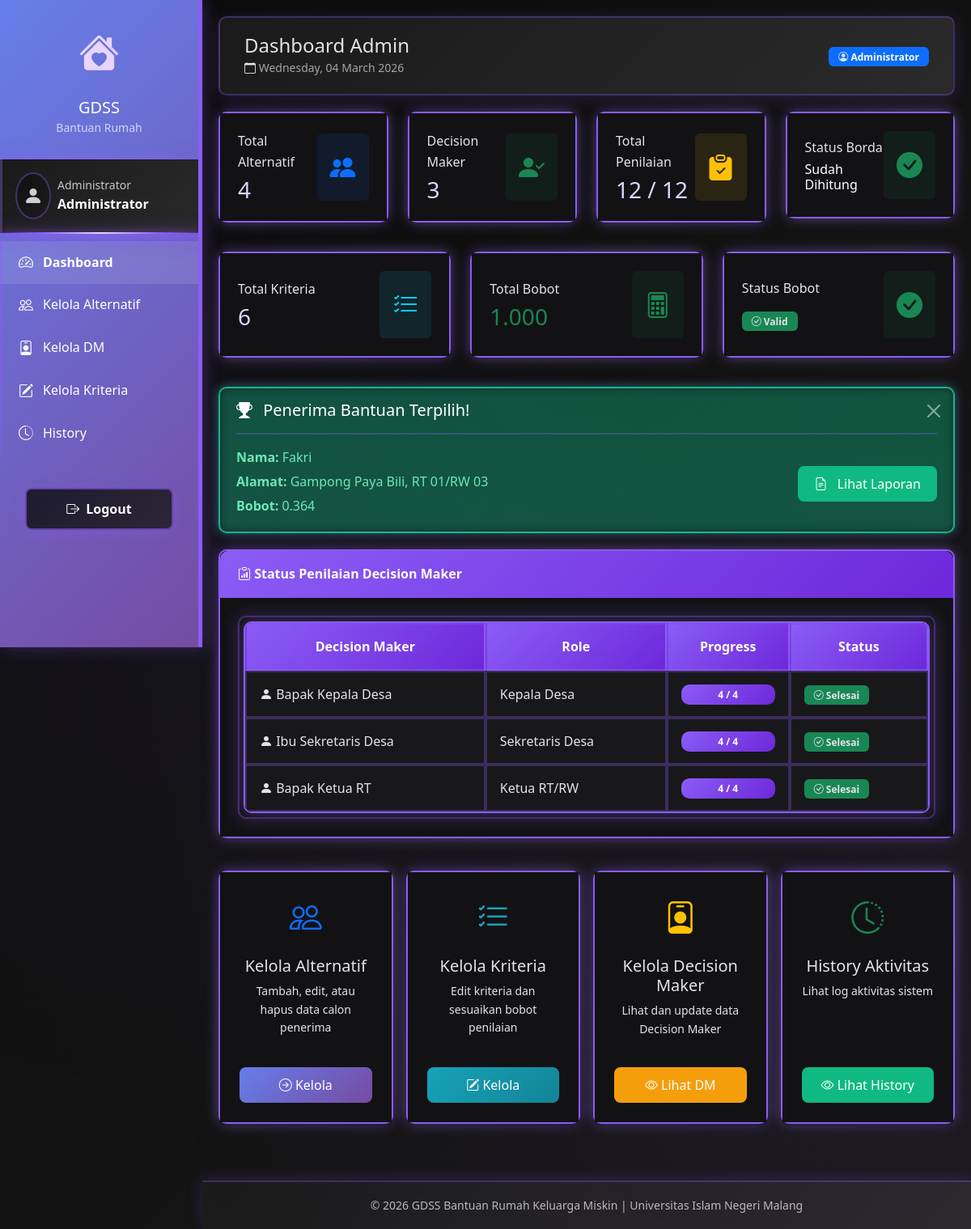
Page /admin/dashboard.php (signed in) on the committed database.
### tables this page shows
CREATE TABLE `hasil_borda` (
  `id` int NOT NULL,
  `alternatif_id` int NOT NULL,
  `rank_dm1` int DEFAULT NULL COMMENT 'Ranking dari Kepala Desa',
  `rank_dm2` int DEFAULT NULL COMMENT 'Ranking dari Sekretaris',
  `rank_dm3` int DEFAULT NULL COMMENT 'Ranking dari Ketua RT',
  `skor_dm1` decimal(10,8) DEFAULT NULL COMMENT 'Skor TOPSIS dari Kepala Desa',
  `skor_dm2` decimal(10,8) DEFAULT NULL COMMENT 'Skor TOPSIS dari Sekretaris',
  `skor_dm3` decimal(10,8) DEFAULT NULL COMMENT 'Skor TOPSIS dari Ketua RT',
  `total_poin` decimal(12,8) NOT NULL COMMENT 'Total Poin Weighted Borda',
  `bobot` decimal(10,8) NOT NULL COMMENT 'Nilai Borda (Normalisasi)',
  `ranking_final` int NOT NULL COMMENT 'Ranking Final Konsensus',
  `tanggal_konsensus` timestamp NULL DEFAULT CURRENT_TIMESTAMP
);

CREATE TABLE `alternatif` (
  `id` int NOT NULL,
  `kode` varchar(10) NOT NULL,
  `nama` varchar(100) NOT NULL,
  `alamat` text,
  `no_kk` varchar(20) DEFAULT NULL,
  `no_ktp` varchar(20) DEFAULT NULL,
  `keterangan` text,
  `created_at` timestamp NULL DEFAULT CURRENT_TIMESTAMP
);

### config/database.php (called while the page is built, shortened)
<?php
$conn = mysqli_connect(DB_HOST, DB_USER, DB_PASS, DB_NAME);
mysqli_set_charset($conn, "utf8");
function query($sql) {
    global $conn;
    $result = mysqli_query($conn, $sql);
    return $result;
}
function fetch($sql) {
    $result = query($sql);
    return mysqli_fetch_assoc($result);
}
function fetchAll($sql) {
    $result = query($sql);
    $rows = [];
    while ($row = mysqli_fetch_assoc($result)) {
        $rows[] = $row;
    }
    return $rows;
}
?>

### functions/borda.php (called while the page is built, shortened)
<?php
require_once __DIR__ . '/../config/database.php';
function cekHasilBordaAda() {
    $cek = fetch("SELECT COUNT(*) as total FROM hasil_borda");
    return $cek['total'] > 0;
}
function getPemenang() {
    return fetch("SELECT hb.*, a.kode, a.nama, a.alamat, a.no_kk, a.keterangan
                  FROM hasil_borda hb
                  JOIN alternatif a ON hb.alternatif_id = a.id
                  WHERE hb.ranking_final = 1");
}
?>

### functions/auth.php (called while the page is built, shortened)
<?php
require_once __DIR__ . '/../config/database.php';
function getRoleDisplay($role) {
    $roles = [
        'admin' => 'Administrator',
        'kepala_desa' => 'Kepala Desa',
        'sekretaris' => 'Sekretaris Desa',
        'ketua_rt' => 'Ketua RT/RW'
    ];
    return $roles[$role] ?? $role;
}
?>

### admin/dashboard.php (the view, shortened to what this page needs)
<?php
require_once '../includes/header.php';
require_once '../functions/borda.php';
$totalAlternatif = fetch("SELECT COUNT(*) as total FROM alternatif")['total'];
$totalDM = fetch("SELECT COUNT(*) as total FROM users WHERE role != 'admin'")['total'];
$totalPenilaian = fetch("SELECT COUNT(*) as total FROM penilaian")['total'];
$totalPenilaianLengkap = $totalAlternatif * $totalDM;
$totalKriteria = fetch("SELECT COUNT(*) as total FROM kriteria")['total'];
$totalBobot = fetch("SELECT SUM(bobot) as total FROM kriteria")['total'];
$bobotValid = abs($totalBobot - 1) < 0.01;
$statusPenilaian = fetchAll("SELECT u.nama, u.role,
                             COUNT(p.id) as jumlah_penilaian,
                             $totalAlternatif as total_alternatif,
                             CASE
                                WHEN COUNT(p.id) = $totalAlternatif THEN 'Selesai'
                                ELSE 'Belum Selesai'
                             END as status
                             FROM users u
                             LEFT JOIN penilaian p ON u.id = p.user_id
                             WHERE u.role != 'admin'
                             GROUP BY u.id");
$hasilBordaAda = cekHasilBordaAda();
$pemenang = $hasilBordaAda ? getPemenang() : null;
?>
<div class="row">
    <div class="col-md-3">
        <div class="card stat-card">
            <div class="card-body">
                <div class="d-flex justify-content-between align-items-center">
                    <div>
                        <p class="text-muted mb-1">Total Alternatif</p>
                        <h3 class="mb-0"><?= $totalAlternatif ?></h3>
                    </div>
                    <div class="bg-primary bg-opacity-10 p-3 rounded">
                        <i class="bi bi-people-fill fs-2 text-primary"></i>
                    </div>
                </div>
            </div>
        </div>
    </div>
    <div class="col-md-3">
        <div class="card stat-card success">
            <div class="card-body">
                <div class="d-flex justify-content-between align-items-center">
                    <div>
                        <p class="text-muted mb-1">Decision Maker</p>
                        <h3 class="mb-0"><?= $totalDM ?></h3>
                    </div>
                    <div class="bg-success bg-opacity-10 p-3 rounded">
                        <i class="bi bi-person-check-fill fs-2 text-success"></i>
                    </div>
                </div>
            </div>
        </div>
    </div>
    <div class="col-md-3">
        <div class="card stat-card warning">
            <div class="card-body">
                <div class="d-flex justify-content-between align-items-center">
                    <div>
                        <p class="text-muted mb-1">Total Penilaian</p>
                        <h3 class="mb-0"><?= $totalPenilaian ?> / <?= $totalPenilaianLengkap ?></h3>
                    </div>
                    <div class="bg-warning bg-opacity-10 p-3 rounded">
                        <i class="bi bi-clipboard-check-fill fs-2 text-warning"></i>
                    </div>
                </div>
            </div>
        </div>
    </div>
    <div class="col-md-3">
        <div class="card stat-card <?= $hasilBordaAda ? 'success' : 'danger' ?>">
            <div class="card-body">
                <div class="d-flex justify-content-between align-items-center">
                    <div>
                        <p class="text-muted mb-1">Status Borda</p>
                        <h6 class="mb-0">
                            <?= $hasilBordaAda ? 'Sudah Dihitung' : 'Belum Dihitung' ?>
                        </h6>
                    </div>
                    <div class="bg-<?= $hasilBordaAda ? 'success' : 'danger' ?> bg-opacity-10 p-3 rounded">
                        <i class="bi bi-<?= $hasilBordaAda ? 'check-circle' : 'x-circle' ?>-fill fs-2 text-<?= $hasilBordaAda ? 'success' : 'danger' ?>"></i>
                    </div>
                </div>
            </div>
        </div>
    </div>
</div>
<div class="row mt-3">
    <div class="col-md-4">
        <div class="card stat-card">
            <div class="card-body">
                <div class="d-flex justify-content-between align-items-center">
                    <div>
                        <p class="text-muted mb-1">Total Kriteria</p>
                        <h3 class="mb-0"><?= $totalKriteria ?></h3>
                    </div>
                    <div class="bg-info bg-opacity-10 p-3 rounded">
                        <i class="bi bi-list-check fs-2 text-info"></i>
                    </div>
                </div>
            </div>
        </div>
    </div>
    <div class="col-md-4">
        <div class="card stat-card">
            <div class="card-body">
                <div class="d-flex justify-content-between align-items-center">
                    <div>
                        <p class="text-muted mb-1">Total Bobot</p>
                        <h3 class="mb-0 <?= $bobotValid ? 'text-success' : 'text-danger' ?>">
                            <?= number_format($totalBobot, 3) ?>
                        </h3>
                    </div>
                    <div class="bg-<?= $bobotValid ? 'success' : 'warning' ?> bg-opacity-10 p-3 rounded">
                        <i class="bi bi-calculator fs-2 text-<?= $bobotValid ? 'success' : 'warning' ?>"></i>
                    </div>
                </div>
            </div>
        </div>
    </div>
    <div class="col-md-4">
        <div class="card stat-card">
            <div class="card-body">
                <div class="d-flex justify-content-between align-items-center">
                    <div>
                        <p class="text-muted mb-1">Status Bobot</p>
                        <h3 class="mb-0">
                            <?php if ($bobotValid): ?>
                                <span class="badge bg-success"><i class="bi bi-check-circle"></i> Valid</span>
                            <?php else: ?>
                                <span class="badge bg-danger"><i class="bi bi-x-circle"></i> Invalid</span>
                            <?php endif; ?>
                        </h3>
                    </div>
                    <div class="bg-<?= $bobotValid ? 'success' : 'danger' ?> bg-opacity-10 p-3 rounded">
                        <i class="bi bi-<?= $bobotValid ? 'check' : 'exclamation' ?>-circle-fill fs-2 text-<?= $bobotValid ? 'success' : 'danger' ?>"></i>
                    </div>
                </div>
            </div>
        </div>
    </div>
</div>
<?php if ($pemenang): ?>
<div class="alert alert-success alert-dismissible fade show mt-3" role="alert">
    <h5 class="alert-heading">
        <i class="bi bi-trophy-fill"></i> Penerima Bantuan Terpilih!
    </h5>
    <hr>
    <div class="row align-items-center">
        <div class="col-md-8">
            <p class="mb-1"><strong>Nama:</strong> <?= $pemenang['nama'] ?></p>
            <p class="mb-1"><strong>Alamat:</strong> <?= $pemenang['alamat'] ?></p>
            <p class="mb-1"><strong>Bobot:</strong> <?= number_format($pemenang['bobot'], 3) ?></p>
        </div>
        <div class="col-md-4 text-end">
            <a href="laporan.php" class="btn btn-success">
                <i class="bi bi-file-earmark-text"></i> Lihat Laporan
            </a>
        </div>
    </div>
    <button type="button" class="btn-close" data-bs-dismiss="alert"></button>
</div>
<?php endif; ?>
<div class="card mt-3">
    <div class="card-header">
        <i class="bi bi-clipboard-data"></i> Status Penilaian Decision Maker
    </div>
    <div class="card-body">
        <div class="table-responsive">
            <table class="table table-hover">
                <thead>
                    <tr>
                        <th>Decision Maker</th>
                        <th>Role</th>
                        <th>Progress</th>
                        <th>Status</th>
                    </tr>
                </thead>
                <tbody>
                    <?php foreach ($statusPenilaian as $dm): ?>
                    <tr>
                        <td>
                            <i class="bi bi-person-fill"></i> <?= $dm['nama'] ?>
                        </td>
                        <td><?= getRoleDisplay($dm['role']) ?></td>
                        <td>
                            <div class="progress" style="height: 25px;">
                                <?php
                                $persentase = ($dm['jumlah_penilaian'] / $dm['total_alternatif']) * 100;
                                ?>
                                <div class="progress-bar" role="progressbar"
                                     style="width: <?= $persentase ?>%"
                                     aria-valuenow="<?= $persentase ?>"
                                     aria-valuemin="0" aria-valuemax="100">
                                    <?= $dm['jumlah_penilaian'] ?> / <?= $dm['total_alternatif'] ?>
                                </div>
                            </div>
                        </td>
                        <td>
                            <?php if ($dm['status'] == 'Selesai'): ?>
                                <span class="badge bg-success">
                                    <i class="bi bi-check-circle"></i> Selesai
                                </span>
                            <?php else: ?>
                                <span class="badge bg-warning">
                                    <i class="bi bi-hourglass-split"></i> Belum Selesai
                                </span>
                            <?php endif; ?>
                        </td>
                    </tr>
                    <?php endforeach; ?>
                </tbody>
            </table>
        </div>
    </div>
</div>
<div class="row mt-4 g-3">
    <div class="col-md-3">
        <div class="card text-center h-100 shadow-sm border-0">
            <div class="card-body d-flex flex-column p-4">
                <div class="icon-wrapper mb-3">
                    <i class="bi bi-people fs-1 text-primary"></i>
                </div>
                <h5 class="card-title">Kelola Alternatif</h5>
                <p class="text-muted small flex-grow-1">Tambah, edit, atau hapus data calon penerima</p>
                <a href="kelola_alternatif.php" class="btn btn-primary mt-auto">
                    <i class="bi bi-arrow-right-circle"></i> Kelola
                </a>
            </div>
        </div>
    </div>
    <div class="col-md-3">
        <div class="card text-center h-100 shadow-sm border-0">
            <div class="card-body d-flex flex-column p-4">
                <div class="icon-wrapper mb-3">
                    <i class="bi bi-list-check fs-1" style="color: #17a2b8;"></i>
                </div>
                <h5 class="card-title">Kelola Kriteria</h5>
                <p class="text-muted small flex-grow-1">Edit kriteria dan sesuaikan bobot penilaian</p>
                <a href="kelola_kriteria.php" class="btn mt-auto" style="background: linear-gradient(135deg, #17a2b8 0%, #138496 100%); color: white; border: none;">
                    <i class="bi bi-pencil-square"></i> Kelola
                </a>
            </div>
        </div>
    </div>
    <div class="col-md-3">
        <div class="card text-center h-100 shadow-sm border-0">
            <div class="card-body d-flex flex-column p-4">
                <div class="icon-wrapper mb-3">
                    <i class="bi bi-person-badge fs-1 text-warning"></i>
                </div>
                <h5 class="card-title">Kelola Decision Maker</h5>
                <p class="text-muted small flex-grow-1">Lihat dan update data Decision Maker</p>
                <a href="kelola_dm.php" class="btn btn-warning mt-auto">
                    <i class="bi bi-eye"></i> Lihat DM
                </a>
            </div>
        </div>
    </div>
    <div class="col-md-3">
        <div class="card text-center h-100 shadow-sm border-0">
            <div class="card-body d-flex flex-column p-4">
                <div class="icon-wrapper mb-3">
                    <i class="bi bi-clock-history fs-1 text-success"></i>
                </div>
                <h5 class="card-title">History Aktivitas</h5>
                <p class="text-muted small flex-grow-1">Lihat log aktivitas sistem</p>
                <a href="history.php" class="btn btn-success mt-auto">
                    <i class="bi bi-eye"></i> Lihat History
                </a>
            </div>
        </div>
    </div>
</div>
<?php require_once '../includes/footer.php'; ?>

### includes/header.php (style rules this page uses)
:root { --primary-color: #667eea; --secondary-color: #764ba2; }
body { background-color: #f8f9fa; font-family: 'Segoe UI', Tahoma, Geneva, Verdana, sans-serif; }
.card { border: none; border-radius: 10px; box-shadow: 0 2px 10px rgba(0, 0, 0, 0.1); margin-bottom: 20px; }
.card-header { background: linear-gradient(135deg, var(--primary-color) 0%, var(--secondary-color) 100%); color: white; border-radius: 10px 10px 0 0 !important; font-weight: 600; }
.stat-card { border-left: 4px solid var(--primary-color); }
.stat-card.success { border-left-color: #28a745; }
.stat-card.warning { border-left-color: #ffc107; }
.btn-primary { background: linear-gradient(135deg, var(--primary-color) 0%, var(--secondary-color) 100%); border: none; }
.table thead { background: linear-gradient(135deg, var(--primary-color) 0%, var(--secondary-color) 100%); color: white; }

### rows in the picture
hasil_borda: alternatif.nama "Fakri", alternatif.alamat "Gampong Paya Bili, RT 01/RW 03", bobot "0.364"

### other values in the picture
getRoleDisplay($userInfo['role']) "Administrator"
$userInfo['nama'] "Administrator"
$pageTitle "Dashboard Admin"
$totalAlternatif "4"
$totalDM "3"
$totalPenilaian "12"
$totalPenilaianLengkap "12"
$totalKriteria "6"
$totalBobot "1.000"
$dm['nama'] "Bapak Kepala Desa"
getRoleDisplay($dm['role']) "Kepala Desa"
$dm['jumlah_penilaian'] "4"
$dm['total_alternatif'] "4"
$dm['nama'] "Ibu Sekretaris Desa"
getRoleDisplay($dm['role']) "Sekretaris Desa"
